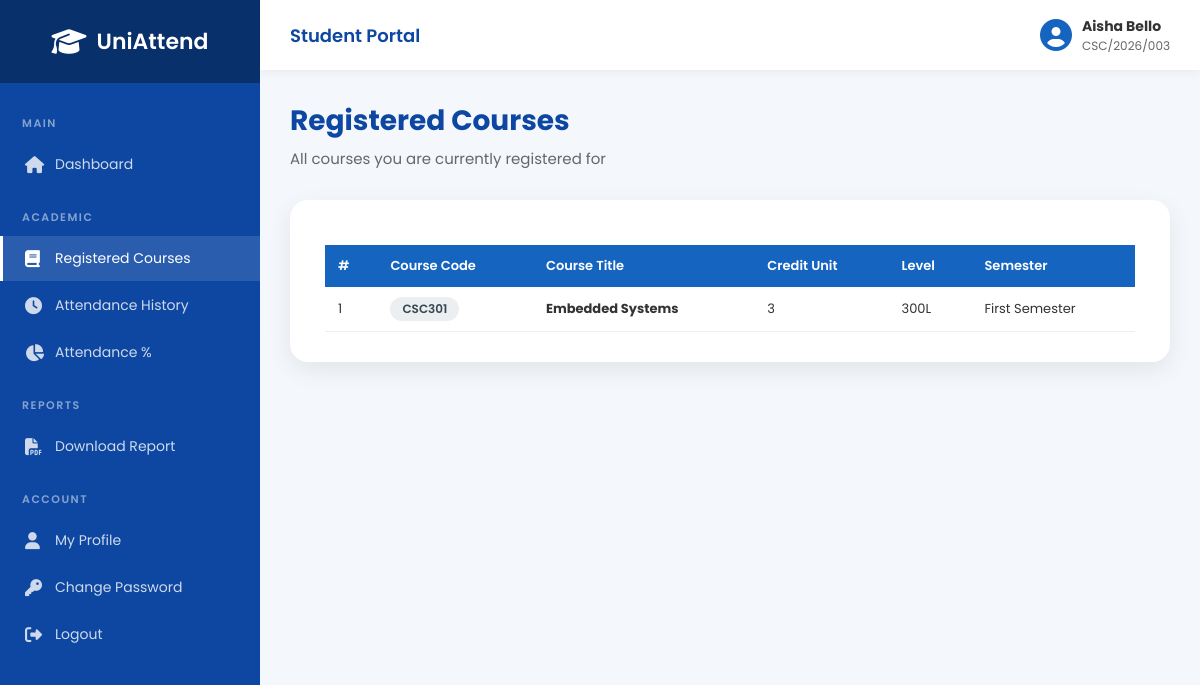
Screenshot of /student/registered_courses.php (signed in) with the database file from the repository.
### tables this page shows
CREATE TABLE `courses` (
  `id` int(11) NOT NULL,
  `department_id` int(11) NOT NULL,
  `course_code` varchar(20) NOT NULL,
  `course_title` varchar(150) NOT NULL,
  `course_unit` int(11) NOT NULL,
  `level` varchar(20) NOT NULL,
  `semester_id` int(11) NOT NULL,
  `created_at` timestamp NOT NULL DEFAULT current_timestamp()
);

CREATE TABLE `semesters` (
  `id` int(11) NOT NULL,
  `semester_name` varchar(50) NOT NULL,
  `created_at` timestamp NOT NULL DEFAULT current_timestamp()
);

### student/registered_courses.php (the view, shortened to what this page needs)
<?php
require_once '../php/db_connect.php';
$student_id = $_SESSION['student_id'];
$result = $conn->prepare("SELECT c.course_code, c.course_title, c.course_unit, c.level, s.semester_name FROM course_registrations cr JOIN courses c ON cr.course_id = c.id JOIN semesters s ON cr.semester_id = s.id WHERE cr.student_id = ? ORDER BY c.course_code ASC");
$result->bind_param("i", $student_id);
$result->execute();
$result = $result->get_result();
include 'includes/header.php';
include 'includes/sidebar.php';
include 'includes/topbar.php';
?>
<div class="main-content">
<div class="page-title"><h1>Registered Courses</h1><p>All courses you are currently registered for</p></div>
<div class="form-box">
<div class="table-wrap">
<table class="datatable">
<thead><tr><th>#</th><th>Course Code</th><th>Course Title</th><th>Credit Unit</th><th>Level</th><th>Semester</th></tr></thead>
<tbody>
<?php if ($result->num_rows > 0) { $sn = 1; while ($row = $result->fetch_assoc()) { ?>
<tr>
<td><?php echo $sn++; ?></td>
<td><span class="badge badge-dark"><?php echo htmlspecialchars($row['course_code']); ?></span></td>
<td><strong><?php echo htmlspecialchars($row['course_title']); ?></strong></td>
<td><?php echo $row['course_unit']; ?></td>
<td><?php echo $row['level']; ?>L</td>
<td><?php echo htmlspecialchars($row['semester_name']); ?></td>
</tr>
<?php } } else { ?>
<tr><td colspan="6" style="text-align:center;color:#999;padding:30px;">No registered courses found.</td></tr>
<?php } ?>
</tbody>
</table>
</div>
</div>
</div>
<?php include 'includes/footer.php'; ?>

### admin/assets/css/style.css (style rules this page uses)
:root { --primary: #1565c0; --primary-dark: #0d47a1; --primary-light: #42a5f5; --sidebar-bg: #0d47a1; --sidebar-dark: #08306b; --success: #4caf50; --success-bg: #e8f5e9; --success-text: #2e7d32; --danger: #e53935; --danger-bg: #ffebee; --danger-text: #c62828; --warning: #fb8c00; --warning-bg: #fff3e0; --warning-text: #e65100; --info: #2196f3; --info-bg: #e3f2fd; --info-text: #1565c0; --purple: #8e24aa; --dark: #37474f; --bg: #f4f7fc; --card-bg: #ffffff; --text: #333; --text-light: #666; --border: #e0e0e0; --radius: 18px; --radius-sm: 10px; --shadow: 0 8px 25px rgba(0,0,0,.08); --shadow-hover: 0 12px 35px rgba(0,0,0,.12); --transition: .3s; }
* { margin:0; padding:0; box-sizing:border-box; font-family:'Poppins',sans-serif; }
body { background:var(--bg); color:var(--text); min-height:100vh; }
.main-content { margin-left:260px; padding:30px; width:calc(100% - 260px); }
.page-title { margin-bottom:25px; }
.page-title h1 { font-size:28px; font-weight:700; color:var(--primary-dark); }
.page-title p { margin-top:5px; color:var(--text-light); font-size:15px; }
.form-box { max-width:1100px; margin:30px auto; background:var(--card-bg); padding:30px 35px; border-radius:var(--radius); box-shadow:var(--shadow); }
.table-wrap { overflow-x:auto; margin-top:15px; }
.form-box table, .dashboard-box table { width:100%; border-collapse:collapse; font-size:13px; }
.form-box table th, .dashboard-box table th { background:var(--primary); color:#fff; padding:11px 13px; text-align:left; font-weight:600; white-space:nowrap; }
.form-box table td, .dashboard-box table td { padding:10px 13px; border-bottom:1px solid #eee; vertical-align:middle; }
.badge { display:inline-block; padding:3px 12px; border-radius:20px; font-size:12px; font-weight:600; text-align:center; }
.badge-dark { background:#eceff1; color:#37474f; }
.fade-in { animation:fadeIn .4s ease; }

### rows the page displays
courses: course_code "CSC301", course_title "Embedded Systems", course_unit "3", level "300", semester.semester_name "First Semester"

### other values shown
$studentName "Aisha Bello"
$matricNo "CSC/2026/003"
